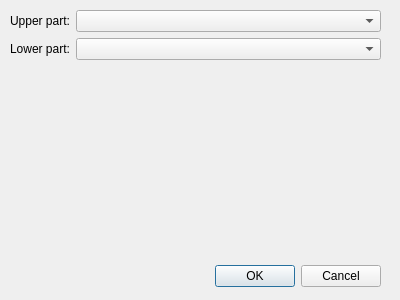
<?xml version="1.0" encoding="UTF-8"?>
<ui version="4.0">
 <class>Dialog</class>
 <widget class="QDialog" name="Dialog">
  <property name="geometry">
   <rect>
    <x>0</x>
    <y>0</y>
    <width>400</width>
    <height>300</height>
   </rect>
  </property>
  <property name="windowTitle">
   <string>Melodic Intervals</string>
  </property>
  <widget class="QDialogButtonBox" name="buttonBox">
   <property name="geometry">
    <rect>
     <x>40</x>
     <y>260</y>
     <width>341</width>
     <height>32</height>
    </rect>
   </property>
   <property name="orientation">
    <enum>Qt::Horizontal</enum>
   </property>
   <property name="standardButtons">
    <set>QDialogButtonBox::Cancel|QDialogButtonBox::Ok</set>
   </property>
  </widget>
  <widget class="QWidget" name="formLayoutWidget">
   <property name="geometry">
    <rect>
     <x>10</x>
     <y>10</y>
     <width>371</width>
     <height>251</height>
    </rect>
   </property>
   <layout class="QFormLayout" name="form">
    <property name="fieldGrowthPolicy">
     <enum>QFormLayout::AllNonFixedFieldsGrow</enum>
    </property>
    <item row="0" column="0">
     <widget class="QLabel" name="upperPartLabel">
      <property name="text">
       <string>Upper part:</string>
      </property>
     </widget>
    </item>
    <item row="0" column="1">
     <widget class="QComboBox" name="upperPartComboBox"/>
    </item>
    <item row="1" column="0">
     <widget class="QLabel" name="lowerPartLabel">
      <property name="text">
       <string>Lower part:</string>
      </property>
     </widget>
    </item>
    <item row="1" column="1">
     <widget class="QComboBox" name="lowerPartComboBox"/>
    </item>
   </layout>
  </widget>
  <zorder>buttonBox</zorder>
  <zorder>label</zorder>
  <zorder>formLayoutWidget</zorder>
 </widget>
 <resources/>
 <connections>
  <connection>
   <sender>buttonBox</sender>
   <signal>accepted()</signal>
   <receiver>Dialog</receiver>
   <slot>accept()</slot>
   <hints>
    <hint type="sourcelabel">
     <x>248</x>
     <y>254</y>
    </hint>
    <hint type="destinationlabel">
     <x>157</x>
     <y>274</y>
    </hint>
   </hints>
  </connection>
  <connection>
   <sender>buttonBox</sender>
   <signal>rejected()</signal>
   <receiver>Dialog</receiver>
   <slot>reject()</slot>
   <hints>
    <hint type="sourcelabel">
     <x>316</x>
     <y>260</y>
    </hint>
    <hint type="destinationlabel">
     <x>286</x>
     <y>274</y>
    </hint>
   </hints>
  </connection>
 </connections>
</ui>
